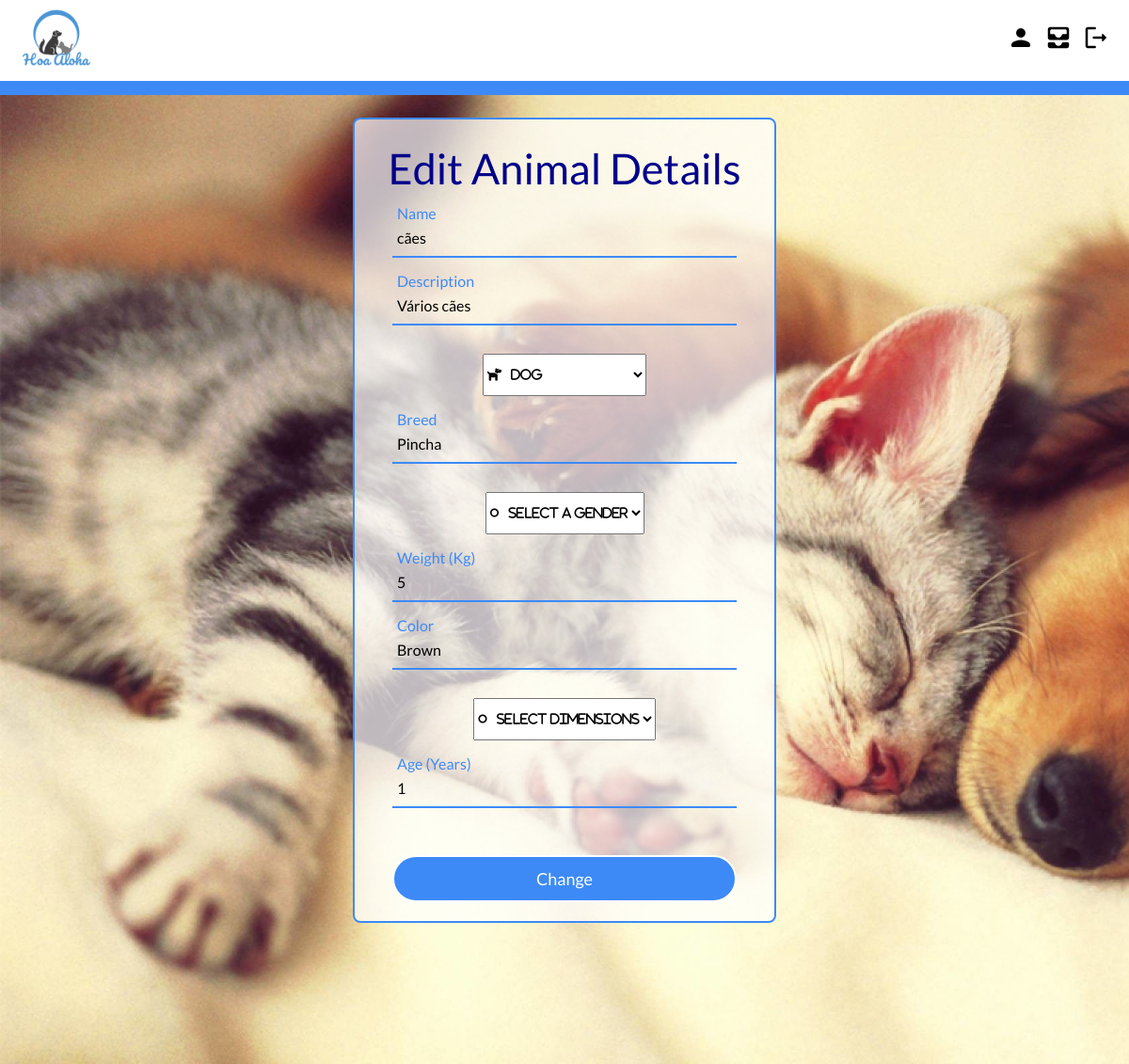
Screenshot of /pages/edit_animal.php?animalId=9 (signed in) with the database file from the repository.
### tables this page shows
CREATE TABLE Pets(
	id          INTEGER PRIMARY KEY AUTOINCREMENT,
	name        VARCHAR(255) NOT NULL,
	species   	VARCHAR(255) NOT NULL,
	breed       VARCHAR(255) NOT NULL,
	weight      FLOAT,
	color 	    VARCHAR(255) NOT NULL,
	dimension   VARCHAR(255) NOT NULL,
	gender		VARCHAR(255) NOT NULL,
	age			INTEGER NOT NULL
);

CREATE TABLE Topics(
	id 				INTEGER PRIMARY KEY,
    idUserEntity    INTEGER NOT NULL REFERENCES UserEntities(id) ON DELETE CASCADE,
    idPet           INTEGER NOT NULL UNIQUE REFERENCES Pets(id) ON DELETE CASCADE,
	description     VARCHAR(255) NOT NULL,
	data            DATATIME NOT NULL
);

### pages/edit_animal.php (called while the page is built)
<?php
  include_once('../templates/tpl_common.php');
  include_once('../templates/tpl_edit_animal.php');
  include_once("../database/db_animal.php");
  include_once("../database/db_topic.php");
  $animalId = $_GET['animalId'];
  $animal = getAnimal($animalId)[0];
  $topic = topicFromAnimalId($animalId);
  draw_header();
  draw_edit_animal($animal,$topic);
  draw_footer();
  ?>

### database/db_animal.php (called while the page is built, shortened)
<?php
  function getAnimal($id) {
    $db = Database::instance()->db();
    $stmt = $db->prepare('SELECT * FROM Pets INNER JOIN PetPhotos ON Pets.id = PetPhotos.idPet WHERE id = ?');
    $stmt->execute(array($id));
    return $stmt->fetchAll();
  }
?>

### database/db_topic.php (called while the page is built, shortened)
<?php
  function topicFromAnimalId($animalId){
    $db = Database::instance()->db();
    $stmt = $db->prepare('SELECT * FROM Topics WHERE idPet = ?');
    $stmt->execute(array($animalId));
    return $stmt->fetch();
  }
?>

### templates/tpl_edit_animal.php (the view, shortened to what this page needs)
<?php function draw_edit_animal($animal,$topic){
    ?>
    <section id="signup-animal">
    <div class="register-content">
      <h1>Edit Animal Details</h1>
      <form method="post" action="../actions/action_edit_animal.php">
        <div class="txt_field">
          <input type="text" name="name" value="<?=$animal['name']?>" required>
          <label>Name</label>
        </div>
        <div class="txt_field">
          <input type="text" name="description" value="<?=$topic['description']?>" required>
          <label>Description</label>
        </div>
        <select name='species'>
            <option value='Dog' <?php if($animal['species'] == "dog") {echo " selected";}?>>&#xf6d3; &nbsp; Dog</option>
        </select>
        <div class="txt_field">
          <input type="text" name="breed" value="<?=ucfirst($animal['breed'])?>" required>
          <label>Breed</label>
        </div>
        <select name='gender'>
            <option value=''>&#xf22d; &nbsp; Select a Gender</option>
        </select>
        <div class="details">
          <div class="txt_field">
            <input type="number" step="0.01" name="weight" value="<?=$animal['weight']?>" required>
            <label>Weight (Kg)</label>
          </div>
          <div class="txt_field">
            <input type="text" name="color" value="<?=ucfirst($animal['color'])?>" required>
            <label>Color</label>
            </div>
            <select name='dimensions'>
                <option value=''>&#xf22d; &nbsp; Select Dimensions</option>
            </select>
            <div class="txt_field">
            <input type="number" step="0.1" name="age" value="<?=$animal['age']?>" required>
            <label>Age (Years)</label>
          </div>
        </div>
        <button type="submit">Change</button>
      </form>
    </div>
  </section>
<?php } ?>

### templates/tpl_common.php (shortened to what this page needs)
<?php
include_once('../templates/tpl_auth.php');
function draw_header($draw_login = true) {
 ?>
  <!DOCTYPE html>
  <html lang="en">
    <head>
        <link rel="stylesheet" href="../css/style.css">
        <link rel="stylesheet" href="https://cdnjs.cloudflare.com/ajax/libs/font-awesome/4.7.0/css/font-awesome.min.css">
    </head>
    <body>
        <header>
            <a href="main.php">
                <img class="logo" src="../assets/logo.png" width="80" height="80">
            </a>
            <ul class="authentication">
                <?php if ($draw_login){
                    if (isset($_SESSION['username']) && !empty($_SESSION['username'])) draw_logout($_SESSION['username']);
                    else draw_login_button();
                }?>
            </ul>
        </header>
<?php } ?>
<?php function draw_footer() {
  ?>
  </body>
</html>
<?php } ?>

### templates/tpl_auth.php (shortened to what this page needs)
<?php function draw_logout($username) {
  ?>
    <li><a href="../pages/profile.php?username=<?=$_SESSION['username']?>" id="usernameButton" class="button"><span class="material-icons-round">person</span></a></li>
    <li><a href="../pages/proposals.php" class="button"><span class="material-icons-round">all_inbox</span></a></li>
    <li><a href="../actions/action_logout.php" id="logoutButton" class="button"><span class="material-icons-round">logout</span></a></li>
<?php } ?>

### css/style.css (style rules this page uses)
* { box-sizing: border-box; margin: 0; padding: 0; list-style: none; text-decoration: none; font-family: Lato; }
:root { font-size: 26px; --login-blue: #3d8af7; --login-blue-a: rgba(61, 138, 247, 0.8); --login-blue-soft: rgb(90, 159, 255); --info-field-text: #384dc3; }
body { color: black; background-color: white; margin: 0 auto; padding: 0; }
header { display: flex; justify-content: space-between; align-items: center; padding: 0px 20px; z-index: 999; }
select { font-family: 'FontAwesome', 'Arial'; height: 45px; }
form .txt_field { position: relative; border-bottom: 2px solid #adadad; margin: 30px 0; }
.txt_field input { width: 100%; padding: 0 5px; height: 40px; font-size: 16px; border: none; background: none; outline: none; }
.txt_field label { position: absolute; top: 30%; left: 5px; color: #adadad; font-size: 16px; pointer-events: none; transition: 0.5s; }
#signup-animal { display: flex; justify-content: center; border-top-style: solid; border-width: 15px; border-color: var(--login-blue); width: 100%; height: 100%; overflow: hidden; background-image: url(../assets/add_animal_bg.jpg); background-size: cover; }
#signup-animal .register-content h1 { font-size: 45px; text-align: center; font-weight: normal; padding-top: 20px; color: darkblue; line-height: 100%; margin-bottom: 1%; }
#signup-animal .txt_field input:focus ~ label, #signup-animal .txt_field input:valid ~ label { top: -15px; color: var(--login-blue) }
.register-content > form > button, #edit-profile-container > button { width: 100%; height: 50px; border: 2px solid; background: var(--login-blue); border-radius: 25px; font-size: 18px; color: white; cursor: pointer; outline: none; transition: ease-out 0.5s; margin-top: 20px; }
.logo { cursor: pointer; }
.authentication li { display: inline-block; }
.authentication li:first-child { padding-right: 5px; }
.authentication li:last-child { padding-left: 5px; }
.authentication .material-icons-round { font-size: 150%; }
.authentication li a { font-size: 20px; transition: all 0.3s ease 0s; color: black; }
.login-content form, .register-content form { padding: 0 40px; box-sizing: border-box; }
.register-content { padding-top: 10px; padding-bottom: 20px; margin-top: 2%; width: 450px; margin-bottom: 150px; background-color: rgba(255,255,255,0.7); border-radius: 8px; text-align: center; overflow: hidden; border: 2px solid var(--login-blue); }

### rows the page displays
pets: name "cães", species " Dog", breed "Pincha", weight "5", color "Brown", age "1"
topics: description "Vários cães"
